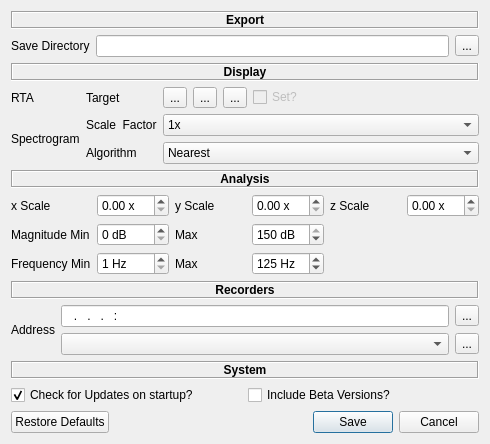
<?xml version="1.0" encoding="UTF-8"?>
<ui version="4.0">
 <class>preferencesDialog</class>
 <widget class="QDialog" name="preferencesDialog">
  <property name="geometry">
   <rect>
    <x>0</x>
    <y>0</y>
    <width>490</width>
    <height>426</height>
   </rect>
  </property>
  <property name="windowTitle">
   <string>Preferences</string>
  </property>
  <layout class="QVBoxLayout" name="verticalLayout">
   <item>
    <layout class="QVBoxLayout" name="panes">
     <item>
      <layout class="QGridLayout" name="userLayout">
       <item row="1" column="0">
        <widget class="QLabel" name="wavSaveDirLabel">
         <property name="text">
          <string>Save Directory</string>
         </property>
        </widget>
       </item>
       <item row="1" column="2">
        <widget class="QToolButton" name="wavSaveDirPicker">
         <property name="text">
          <string>...</string>
         </property>
        </widget>
       </item>
       <item row="1" column="1">
        <widget class="QLineEdit" name="wavSaveDir">
         <property name="readOnly">
          <bool>true</bool>
         </property>
        </widget>
       </item>
       <item row="0" column="0" colspan="3">
        <widget class="QLabel" name="userLayoutLabel">
         <property name="font">
          <font>
           <weight>75</weight>
           <bold>true</bold>
          </font>
         </property>
         <property name="frameShape">
          <enum>QFrame::Box</enum>
         </property>
         <property name="frameShadow">
          <enum>QFrame::Sunken</enum>
         </property>
         <property name="text">
          <string>Export</string>
         </property>
         <property name="alignment">
          <set>Qt::AlignCenter</set>
         </property>
        </widget>
       </item>
      </layout>
     </item>
     <item>
      <layout class="QGridLayout" name="displayPane" rowstretch="0,0,0,0" columnstretch="0,0,1">
       <item row="1" column="0">
        <widget class="QLabel" name="rtaLabel">
         <property name="text">
          <string>RTA</string>
         </property>
        </widget>
       </item>
       <item row="0" column="0" colspan="3">
        <widget class="QLabel" name="displayLayoutLabel">
         <property name="font">
          <font>
           <weight>75</weight>
           <bold>true</bold>
          </font>
         </property>
         <property name="frameShape">
          <enum>QFrame::Box</enum>
         </property>
         <property name="frameShadow">
          <enum>QFrame::Sunken</enum>
         </property>
         <property name="text">
          <string>Display</string>
         </property>
         <property name="alignment">
          <set>Qt::AlignCenter</set>
         </property>
        </widget>
       </item>
       <item row="1" column="1">
        <widget class="QLabel" name="targetLabel">
         <property name="text">
          <string>Target</string>
         </property>
        </widget>
       </item>
       <item row="2" column="2">
        <widget class="QComboBox" name="spectroScaleFactor">
         <item>
          <property name="text">
           <string>1x</string>
          </property>
         </item>
         <item>
          <property name="text">
           <string>2x</string>
          </property>
         </item>
         <item>
          <property name="text">
           <string>4x</string>
          </property>
         </item>
         <item>
          <property name="text">
           <string>8x</string>
          </property>
         </item>
         <item>
          <property name="text">
           <string>16x</string>
          </property>
         </item>
         <item>
          <property name="text">
           <string>32x</string>
          </property>
         </item>
        </widget>
       </item>
       <item row="2" column="0" rowspan="2">
        <widget class="QLabel" name="spectroScaleLabel">
         <property name="text">
          <string>Spectrogram</string>
         </property>
        </widget>
       </item>
       <item row="3" column="1">
        <widget class="QLabel" name="spectroScaleAlgoLabel">
         <property name="text">
          <string>Algorithm</string>
         </property>
        </widget>
       </item>
       <item row="2" column="1">
        <widget class="QLabel" name="spectroScaleFactorLabel">
         <property name="text">
          <string>Scale  Factor</string>
         </property>
        </widget>
       </item>
       <item row="1" column="2">
        <layout class="QHBoxLayout" name="targetLayout">
         <item>
          <widget class="QToolButton" name="loadTarget">
           <property name="text">
            <string>...</string>
           </property>
          </widget>
         </item>
         <item>
          <widget class="QToolButton" name="clearTarget">
           <property name="text">
            <string>...</string>
           </property>
          </widget>
         </item>
         <item>
          <widget class="QToolButton" name="createTarget">
           <property name="text">
            <string>...</string>
           </property>
          </widget>
         </item>
         <item>
          <widget class="QCheckBox" name="targetSet">
           <property name="enabled">
            <bool>false</bool>
           </property>
           <property name="text">
            <string>Set?</string>
           </property>
          </widget>
         </item>
        </layout>
       </item>
       <item row="3" column="2">
        <widget class="QComboBox" name="spectroScaleAlgo">
         <item>
          <property name="text">
           <string>Nearest</string>
          </property>
         </item>
         <item>
          <property name="text">
           <string>Bilinear</string>
          </property>
         </item>
         <item>
          <property name="text">
           <string>Hamming</string>
          </property>
         </item>
         <item>
          <property name="text">
           <string>Bicubic</string>
          </property>
         </item>
         <item>
          <property name="text">
           <string>Lanczos</string>
          </property>
         </item>
        </widget>
       </item>
      </layout>
     </item>
     <item>
      <layout class="QGridLayout" name="analysisPane">
       <item row="1" column="4">
        <widget class="QLabel" name="zScaleLabel">
         <property name="text">
          <string>z Scale</string>
         </property>
        </widget>
       </item>
       <item row="1" column="1">
        <widget class="QDoubleSpinBox" name="xScale">
         <property name="suffix">
          <string> x</string>
         </property>
        </widget>
       </item>
       <item row="2" column="1">
        <widget class="QSpinBox" name="magMin">
         <property name="suffix">
          <string> dB</string>
         </property>
         <property name="maximum">
          <number>150</number>
         </property>
        </widget>
       </item>
       <item row="1" column="0">
        <widget class="QLabel" name="xScaleLabel">
         <property name="text">
          <string>x Scale</string>
         </property>
        </widget>
       </item>
       <item row="0" column="0" colspan="6">
        <widget class="QLabel" name="analysisLayoutLabel">
         <property name="font">
          <font>
           <weight>75</weight>
           <bold>true</bold>
          </font>
         </property>
         <property name="frameShape">
          <enum>QFrame::Box</enum>
         </property>
         <property name="frameShadow">
          <enum>QFrame::Sunken</enum>
         </property>
         <property name="text">
          <string>Analysis</string>
         </property>
         <property name="alignment">
          <set>Qt::AlignCenter</set>
         </property>
        </widget>
       </item>
       <item row="2" column="2">
        <widget class="QLabel" name="magMaxLabel">
         <property name="text">
          <string>Max</string>
         </property>
        </widget>
       </item>
       <item row="1" column="3">
        <widget class="QDoubleSpinBox" name="yScale">
         <property name="suffix">
          <string> x</string>
         </property>
        </widget>
       </item>
       <item row="1" column="5">
        <widget class="QDoubleSpinBox" name="zScale">
         <property name="suffix">
          <string> x</string>
         </property>
        </widget>
       </item>
       <item row="1" column="2">
        <widget class="QLabel" name="yScaleLabel">
         <property name="text">
          <string>y Scale</string>
         </property>
        </widget>
       </item>
       <item row="2" column="0">
        <widget class="QLabel" name="maxMinLabel">
         <property name="text">
          <string>Magnitude Min</string>
         </property>
        </widget>
       </item>
       <item row="2" column="3">
        <widget class="QSpinBox" name="magMax">
         <property name="suffix">
          <string> dB</string>
         </property>
         <property name="maximum">
          <number>150</number>
         </property>
         <property name="value">
          <number>150</number>
         </property>
        </widget>
       </item>
       <item row="3" column="0">
        <widget class="QLabel" name="freqMinLabel">
         <property name="text">
          <string>Frequency Min</string>
         </property>
        </widget>
       </item>
       <item row="3" column="2">
        <widget class="QLabel" name="freqMaxLabel">
         <property name="text">
          <string>Max</string>
         </property>
        </widget>
       </item>
       <item row="3" column="1">
        <widget class="QSpinBox" name="freqMin">
         <property name="suffix">
          <string> Hz</string>
         </property>
         <property name="minimum">
          <number>1</number>
         </property>
         <property name="maximum">
          <number>1000</number>
         </property>
        </widget>
       </item>
       <item row="3" column="3">
        <widget class="QSpinBox" name="freqMax">
         <property name="suffix">
          <string> Hz</string>
         </property>
         <property name="minimum">
          <number>1</number>
         </property>
         <property name="maximum">
          <number>1000</number>
         </property>
         <property name="value">
          <number>125</number>
         </property>
        </widget>
       </item>
      </layout>
     </item>
     <item>
      <layout class="QGridLayout" name="recordersPane">
       <item row="1" column="2">
        <widget class="QToolButton" name="addRecorderButton">
         <property name="text">
          <string>...</string>
         </property>
        </widget>
       </item>
       <item row="0" column="0" colspan="3">
        <widget class="QLabel" name="analysisLayoutLabel">
         <property name="font">
          <font>
           <weight>75</weight>
           <bold>true</bold>
          </font>
         </property>
         <property name="frameShape">
          <enum>QFrame::Box</enum>
         </property>
         <property name="frameShadow">
          <enum>QFrame::Sunken</enum>
         </property>
         <property name="text">
          <string>Recorders</string>
         </property>
         <property name="alignment">
          <set>Qt::AlignCenter</set>
         </property>
        </widget>
       </item>
       <item row="2" column="1">
        <widget class="QComboBox" name="recorders"/>
       </item>
       <item row="1" column="1">
        <widget class="QLineEdit" name="recorderIP">
         <property name="inputMask">
          <string>000.000.000.000:00000</string>
         </property>
        </widget>
       </item>
       <item row="2" column="2">
        <widget class="QToolButton" name="deleteRecorderButton">
         <property name="text">
          <string>...</string>
         </property>
        </widget>
       </item>
       <item row="1" column="0" rowspan="2">
        <widget class="QLabel" name="ipAddressLabel">
         <property name="text">
          <string>Address</string>
         </property>
        </widget>
       </item>
      </layout>
     </item>
     <item>
      <layout class="QGridLayout" name="systemPane">
       <item row="1" column="0">
        <widget class="QCheckBox" name="checkForUpdates">
         <property name="text">
          <string>Check for Updates on startup?</string>
         </property>
         <property name="checked">
          <bool>true</bool>
         </property>
        </widget>
       </item>
       <item row="1" column="1">
        <widget class="QCheckBox" name="checkForBetaUpdates">
         <property name="text">
          <string>Include Beta Versions?</string>
         </property>
        </widget>
       </item>
       <item row="0" column="0" colspan="2">
        <widget class="QLabel" name="systemLayoutLabel">
         <property name="font">
          <font>
           <weight>75</weight>
           <bold>true</bold>
          </font>
         </property>
         <property name="frameShape">
          <enum>QFrame::Box</enum>
         </property>
         <property name="frameShadow">
          <enum>QFrame::Sunken</enum>
         </property>
         <property name="text">
          <string>System</string>
         </property>
         <property name="alignment">
          <set>Qt::AlignCenter</set>
         </property>
        </widget>
       </item>
      </layout>
     </item>
    </layout>
   </item>
   <item>
    <widget class="QDialogButtonBox" name="buttonBox">
     <property name="orientation">
      <enum>Qt::Horizontal</enum>
     </property>
     <property name="standardButtons">
      <set>QDialogButtonBox::Cancel|QDialogButtonBox::RestoreDefaults|QDialogButtonBox::Save</set>
     </property>
    </widget>
   </item>
  </layout>
 </widget>
 <tabstops>
  <tabstop>wavSaveDir</tabstop>
  <tabstop>wavSaveDirPicker</tabstop>
  <tabstop>xScale</tabstop>
  <tabstop>yScale</tabstop>
  <tabstop>zScale</tabstop>
  <tabstop>magMin</tabstop>
  <tabstop>magMax</tabstop>
  <tabstop>freqMin</tabstop>
  <tabstop>freqMax</tabstop>
  <tabstop>recorderIP</tabstop>
  <tabstop>addRecorderButton</tabstop>
  <tabstop>recorders</tabstop>
  <tabstop>deleteRecorderButton</tabstop>
  <tabstop>checkForUpdates</tabstop>
  <tabstop>checkForBetaUpdates</tabstop>
 </tabstops>
 <resources/>
 <connections>
  <connection>
   <sender>buttonBox</sender>
   <signal>accepted()</signal>
   <receiver>preferencesDialog</receiver>
   <slot>accept()</slot>
   <hints>
    <hint type="sourcelabel">
     <x>294</x>
     <y>571</y>
    </hint>
    <hint type="destinationlabel">
     <x>157</x>
     <y>129</y>
    </hint>
   </hints>
  </connection>
  <connection>
   <sender>buttonBox</sender>
   <signal>rejected()</signal>
   <receiver>preferencesDialog</receiver>
   <slot>reject()</slot>
   <hints>
    <hint type="sourcelabel">
     <x>362</x>
     <y>571</y>
    </hint>
    <hint type="destinationlabel">
     <x>286</x>
     <y>129</y>
    </hint>
   </hints>
  </connection>
  <connection>
   <sender>wavSaveDirPicker</sender>
   <signal>clicked()</signal>
   <receiver>preferencesDialog</receiver>
   <slot>pick_save_dir()</slot>
   <hints>
    <hint type="sourcelabel">
     <x>624</x>
     <y>50</y>
    </hint>
    <hint type="destinationlabel">
     <x>638</x>
     <y>15</y>
    </hint>
   </hints>
  </connection>
  <connection>
   <sender>recorderIP</sender>
   <signal>textChanged(QString)</signal>
   <receiver>preferencesDialog</receiver>
   <slot>validate_ip()</slot>
   <hints>
    <hint type="sourcelabel">
     <x>175</x>
     <y>430</y>
    </hint>
    <hint type="destinationlabel">
     <x>31</x>
     <y>269</y>
    </hint>
   </hints>
  </connection>
  <connection>
   <sender>addRecorderButton</sender>
   <signal>clicked()</signal>
   <receiver>preferencesDialog</receiver>
   <slot>add_recorder()</slot>
   <hints>
    <hint type="sourcelabel">
     <x>633</x>
     <y>431</y>
    </hint>
    <hint type="destinationlabel">
     <x>633</x>
     <y>256</y>
    </hint>
   </hints>
  </connection>
  <connection>
   <sender>deleteRecorderButton</sender>
   <signal>clicked()</signal>
   <receiver>preferencesDialog</receiver>
   <slot>delete_recorder()</slot>
   <hints>
    <hint type="sourcelabel">
     <x>633</x>
     <y>471</y>
    </hint>
    <hint type="destinationlabel">
     <x>637</x>
     <y>347</y>
    </hint>
   </hints>
  </connection>
  <connection>
   <sender>clearTarget</sender>
   <signal>clicked()</signal>
   <receiver>preferencesDialog</receiver>
   <slot>clear_target()</slot>
   <hints>
    <hint type="sourcelabel">
     <x>236</x>
     <y>119</y>
    </hint>
    <hint type="destinationlabel">
     <x>276</x>
     <y>100</y>
    </hint>
   </hints>
  </connection>
  <connection>
   <sender>loadTarget</sender>
   <signal>clicked()</signal>
   <receiver>preferencesDialog</receiver>
   <slot>load_target()</slot>
   <hints>
    <hint type="sourcelabel">
     <x>189</x>
     <y>123</y>
    </hint>
    <hint type="destinationlabel">
     <x>216</x>
     <y>103</y>
    </hint>
   </hints>
  </connection>
 </connections>
 <slots>
  <slot>pick_save_dir()</slot>
  <slot>validate_ip()</slot>
  <slot>add_recorder()</slot>
  <slot>delete_recorder()</slot>
  <slot>clear_target()</slot>
  <slot>load_target()</slot>
 </slots>
</ui>
